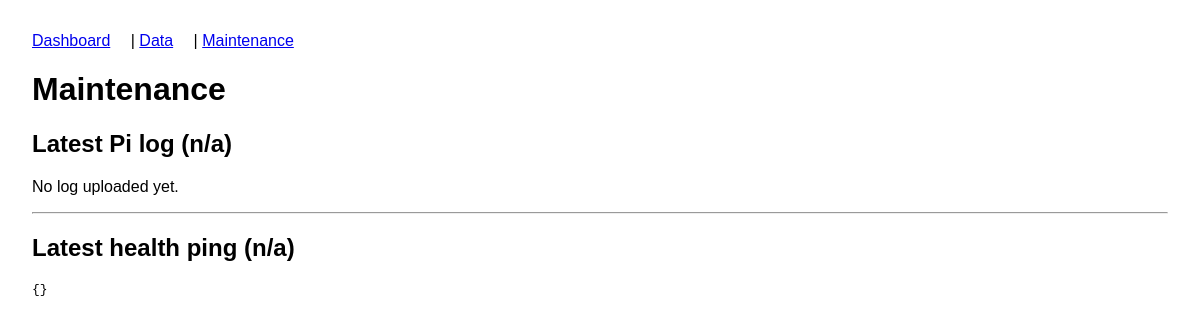
/maintenance, run on an earlier commit of the app's database.
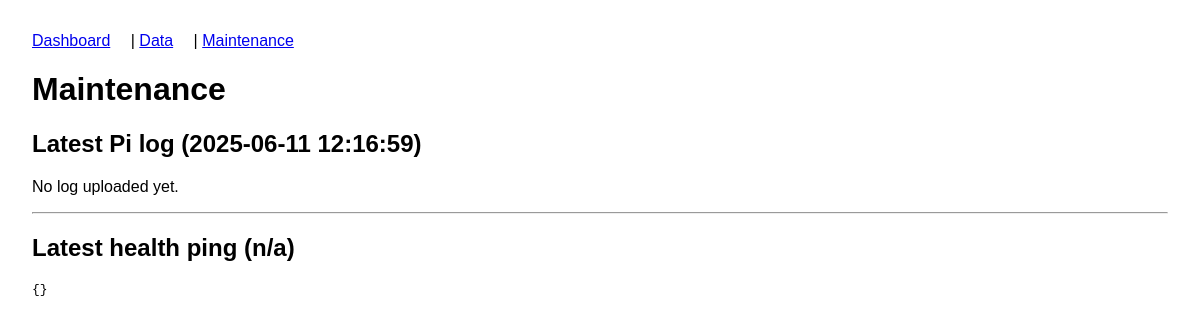
And on a later commit of the database.
### tables this page shows
CREATE TABLE logs (
    id         INTEGER PRIMARY KEY AUTOINCREMENT,
    upload_id  INTEGER REFERENCES uploads(id) ON DELETE CASCADE,
    file_path  TEXT NOT NULL,
    created_at TEXT DEFAULT (datetime('now'))
);

### insect_hub/main.py (the view)
@app.get("/maintenance", response_class=HTMLResponse)
async def maintenance_view(request: Request, db: sqlite3.Connection = Depends(get_db)):
    health_row = db.execute(
        "SELECT payload, created_at FROM health ORDER BY id DESC LIMIT 1"
    ).fetchone()
    log_row = db.execute(
        "SELECT file_path, created_at FROM logs ORDER BY id DESC LIMIT 1"
    ).fetchone()
    log_text = ""
    if log_row:
        try:
            with open(log_row["file_path"], "r", errors="ignore") as f:
                log_text = f.read()[-20_000:]
        except FileNotFoundError:
            pass
    data = {
        "health": json.loads(health_row[0]) if health_row else {},
        "health_time": health_row[1] if health_row else None,
        "log_text": log_text,
        "log_time": log_row["created_at"] if log_row else None,
    }
    return templates.TemplateResponse("maintenance.html", {"request": request, "data": data})

### insect_hub/templates/maintenance.html
{% extends 'base.html' %}
{% block content %}
<h1>Maintenance</h1>
<h2>Latest Pi log ({{ data.log_time or "n/a" }})</h2>
{% if data.log_text %}
<pre style="max-height:400px;overflow:auto;background:#111;color:#0f0;padding:1rem;">
{{ data.log_text }}
</pre>
{% else %}
<p>No log uploaded yet.</p>
{% endif %}
<hr>
<h2>Latest health ping ({{ data.health_time or "n/a" }})</h2>
<pre>{{ data.health | tojson(indent=2) }}</pre>
{% endblock %}

### insect_hub/templates/base.html (shortened to what this page needs)
<!DOCTYPE html>
<html lang="en">
<head>
    <link rel="stylesheet"
          href="{{ url_for('static', path='style.css') }}">
</head>
<body>
<nav>
    <a href="{{ url_for('root') }}">Dashboard</a> |
    <a href="{{ url_for('data_view') }}">Data</a> |
    <a href="{{ url_for('maintenance_view') }}">Maintenance</a>
</nav>
<main>
    {% block content %}{% endblock %}
</main>
</body>
</html>

### insect_hub/static/style.css (style rules this page uses)
body { font-family: sans-serif; margin: 2rem; }
nav a { margin-right: 1rem; }

What changed in the data, as far as the page shows it:
added logs: created_at "2025-06-11 12:16:59"
Also different on the page:
{{ data.log_time or "n/a" }}: "n/a" → (not shown)
